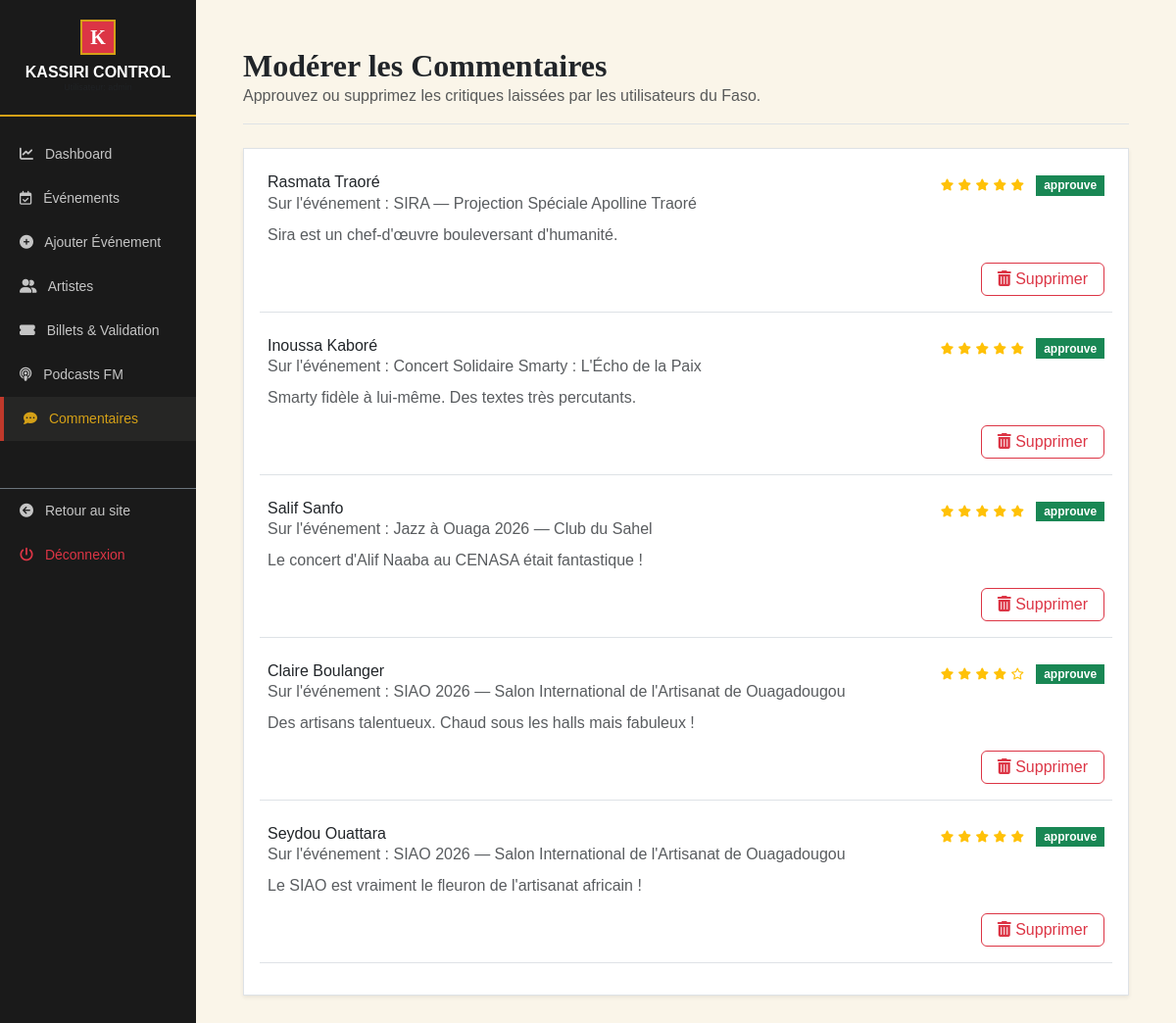
/admin/commentaires.php (signed in), run on the app's committed database.
### tables this page shows
CREATE TABLE IF NOT EXISTS `commentaires` (
  `id` INT AUTO_INCREMENT PRIMARY KEY,
  `evenement_id` INT NOT NULL,
  `nom` VARCHAR(100) NOT NULL,
  `email` VARCHAR(150) NOT NULL,
  `contenu` TEXT NOT NULL,
  `note` INT NOT NULL DEFAULT 5,
  `statut` ENUM('approuve', 'suspendu', 'en_attente') NOT NULL DEFAULT 'en_attente',
  `created_at` TIMESTAMP DEFAULT CURRENT_TIMESTAMP,
  FOREIGN KEY (`evenement_id`) REFERENCES `evenements`(`id`) ON DELETE CASCADE
);

CREATE TABLE IF NOT EXISTS `evenements` (
  `id` INT AUTO_INCREMENT PRIMARY KEY,
  `titre` VARCHAR(255) NOT NULL,
  `slug` VARCHAR(255) NOT NULL UNIQUE,
  `description` TEXT NOT NULL,
  `image` VARCHAR(255) NOT NULL,
  `categorie_id` INT NOT NULL,
  `artiste_id` INT DEFAULT NULL,
  `lieu` VARCHAR(255) NOT NULL,
  `ville` VARCHAR(150) NOT NULL,
  `adresse` VARCHAR(255) NOT NULL,
  `latitude` DECIMAL(10, 8) NOT NULL,
  `longitude: DECIMAL` DECIMAL(11, 8) NOT NULL,  
  `date_debut` DATETIME NOT NULL,
  `date_fin` DATETIME NOT NULL,
  `prix_normal` INT NOT NULL DEFAULT 0,
  `prix_vip` INT NOT NULL DEFAULT 0,
  `capacite` INT NOT NULL DEFAULT 100,
  `statut` ENUM('actif', 'archive', 'annule') NOT NULL DEFAULT 'actif',
  `vues` INT NOT NULL DEFAULT 0,
  `created_at` TIMESTAMP DEFAULT CURRENT_TIMESTAMP,
  FOREIGN KEY (`categorie_id`) REFERENCES `categories`(`id`) ON DELETE CASCADE,
  FOREIGN KEY (`artiste_id`) REFERENCES `artistes`(`id`) ON DELETE SET NULL
);

### admin/commentaires.php (the view, shortened to what this page needs)
<?php
$commentaires = [];
try {
    $pdo = Database::getConnection();
    $stmt = $pdo->query("SELECT c.*, e.titre as evenement_titre FROM commentaires c JOIN evenements e ON c.evenement_id = e.id ORDER BY c.id DESC");
    $commentaires = $stmt->fetchAll(PDO::FETCH_ASSOC);
} catch (Exception $e) {
    $db_connected = false;
}
?>
<!DOCTYPE html>
<html lang="fr">
<head>
    <link href="https://cdn.jsdelivr.net/npm/bootstrap@5.3.2/dist/css/bootstrap.min.css" rel="stylesheet">
    <link rel="stylesheet" href="https://cdnjs.cloudflare.com/ajax/libs/font-awesome/6.4.2/css/all.min.css">
</head>
<body>
<div class="container-fluid g-0">
    <div class="row g-0">
        <div class="col-lg-2 admin-sidebar">
            <div class="sidebar-brand text-center">
                <div class="bg-danger d-inline-flex align-items-center justify-content-center text-white mb-2" style="width: 36px; height: 36px; border: 2px solid var(--primary-gold);">
                    <span class="fw-bold" style="font-size: 20px; font-family:'Playfair Display',serif;">K</span>
                </div>
                <h6 class="text-uppercase tracking-wider fw-bold mb-0">Kassiri Control</h5>
                <span class="text-muted font-mono d-block" style="font-size:9px;">Utilisateur: <?php echo htmlspecialchars($_SESSION['admin_username']); ?></span>
            </div>
            <nav class="mt-3">
                <a href="dashboard.php" class="sidebar-link"><i class="fa-solid fa-chart-line me-2"></i> Dashboard</a>
                <a href="evenements.php" class="sidebar-link"><i class="fa-regular fa-calendar-check me-2"></i> Événements</a>
                <a href="ajouter_evenement.php" class="sidebar-link"><i class="fa-solid fa-circle-plus me-2"></i> Ajouter Événement</a>
                <a href="artistes.php" class="sidebar-link"><i class="fa-solid fa-user-group me-2"></i> Artistes</a>
                <a href="billets.php" class="sidebar-link"><i class="fa-solid fa-ticket-simple me-2"></i> Billets & Validation</a>
                <a href="podcasts.php" class="sidebar-link"><i class="fa-solid fa-podcast me-2"></i> Podcasts FM</a>
                <a href="commentaires.php" class="sidebar-link active"><i class="fa-solid fa-comment-dots me-2"></i> Commentaires</a>
                <a href="../accueil" class="sidebar-link border-top border-secondary mt-5" target="_blank"><i class="fa-solid fa-circle-arrow-left me-2"></i> Retour au site</a>
                <a href="logout.php" class="sidebar-link text-danger"><i class="fa-solid fa-power-off me-2"></i> Déconnexion</a>
            </nav>
        </div>
        <div class="col-lg-10 p-5">
            <div class="d-flex justify-content-between align-items-center border-bottom pb-3 mb-4">
                <div>
                    <h2 class="font-serif text-dark mb-0 fw-bold" style="font-family:'Playfair Display',serif;">Modérer les Commentaires</h2>
                    <span class="text-muted text-xs font-mono">Approuvez ou supprimez les critiques laissées par les utilisateurs du Faso.</span>
                </div>
            </div>
            <div class="card p-4 bg-white border rounded-0 shadow-sm">
                <div class="row row-cols-1 g-3">
                    <?php foreach($commentaires as $comm): ?>
                        <div class="col border-bottom pb-3 mb-2">
                            <div class="d-flex justify-content-between align-items-start mb-2">
                                <div>
                                    <h6 class="font-bold text-dark mb-0 h6"><?php echo htmlspecialchars($comm['nom']); ?></h6>
                                    <span class="text-[10px] text-muted font-mono block">Sur l'événement : <?php echo htmlspecialchars($comm['evenement_titre']); ?></span>
                                </div>
                                <div class="text-warning">
                                    <?php for($i=1; $i<=5; $i++): ?>
                                        <i class="fa-<?php echo $i <= $comm['note'] ? 'solid' : 'regular'; ?> fa-star" style="font-size:12px;"></i>
                                    <?php endfor; ?>
                                    <span class="badge rounded-0 ms-2 text-[8px] uppercase <?php echo $comm['statut'] === 'approuve' ? 'bg-success' : 'bg-warning text-dark'; ?>">
                                        <?php echo htmlspecialchars($comm['statut']); ?>
                                    </span>
                                </div>
                            </div>
                            <p class="text-xs text-muted font-sans mb-3"><?php echo nl2br(htmlspecialchars($comm['contenu'])); ?></p>
                            <div class="d-flex gap-1 justify-content-end">
                                <button class="btn btn-xs btn-outline-danger py-1 px-3 text-[10px]" onclick="Swal.fire('Succès !', 'Commentaire supprimé.', 'success')"><i class="fa-solid fa-trash-can"></i> Supprimer</button>
                            </div>
                        </div>
                    <?php endforeach; ?>
                </div>
            </div>
        </div>
    </div>
</div>
</body>
</html>

### admin/commentaires.php (style rules this page uses)
:root { --primary-red: #C0392B; --primary-green: #1A6B3C; --primary-gold: #D4A017; --bg-cream: #FAF5E9; --dark-charcoal: #1A1A1A; }
body { background-color: var(--bg-cream); font-family: 'Source Sans Pro', sans-serif; }
.admin-sidebar { background-color: var(--dark-charcoal); color: #ffffff; min-height: 100vh; }
.sidebar-brand { border-bottom: 2px solid var(--primary-gold); padding: 20px; }
.sidebar-link { color: rgba(255,255,255,0.75); text-decoration: none; padding: 12px 20px; display: block; font-size: 14px; transition: all 0.2s ease; }
.sidebar-link:hover, .sidebar-link.active { color: var(--primary-gold); background-color: rgba(250, 245, 233, 0.05); border-left: 4px solid var(--primary-red); }

### data on the page
commentaires: nom "Rasmata Traoré", evenement.titre "SIRA — Projection Spéciale Apolline Traoré", note 5 (drawn), statut "approuve", contenu "Sira est un chef-d'œuvre bouleversant d'humanité."
commentaires: nom "Inoussa Kaboré", evenement.titre "Concert Solidaire Smarty : L'Écho de la Paix", note 5 (drawn), statut "approuve", contenu "Smarty fidèle à lui-même. Des textes très percutants."
commentaires: nom "Salif Sanfo", evenement.titre "Jazz à Ouaga 2026 — Club du Sahel", note 5 (drawn), statut "approuve", contenu "Le concert d'Alif Naaba au CENASA était fantastique !"
commentaires: nom "Claire Boulanger", evenement.titre "SIAO 2026 — Salon International de l'Artisanat de Ouagadougou", note 4 (drawn), statut "approuve", contenu "Des artisans talentueux. Chaud sous les halls mais fabuleux !"
commentaires: nom "Seydou Ouattara", evenement.titre "SIAO 2026 — Salon International de l'Artisanat de Ouagadougou", note 5 (drawn), statut "approuve", contenu "Le SIAO est vraiment le fleuron de l'artisanat africain !"
